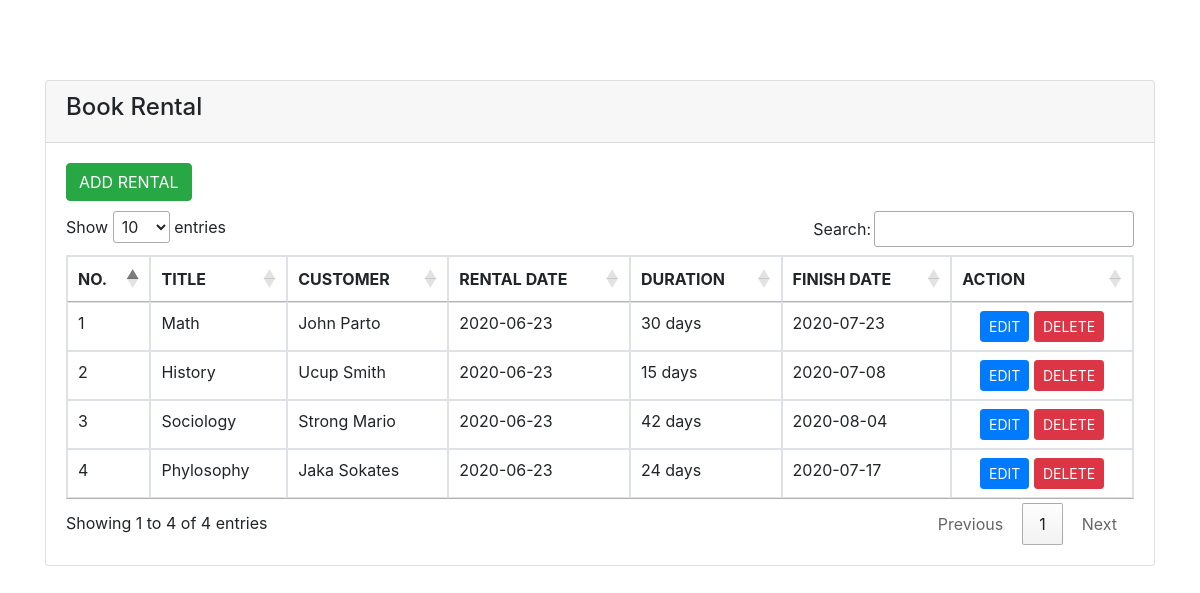
The page / on the database its author committed.
### tables this page shows
CREATE TABLE `tbl_rental` (
  `id` int(11) NOT NULL,
  `title` varchar(50) NOT NULL,
  `customer` varchar(100) NOT NULL,
  `rental_date` date NOT NULL,
  `duration` tinyint(4) NOT NULL
);

### index.php (the view, shortened to what this page needs)
<!DOCTYPE html>
<html lang="en">
  <head>
    <link rel="stylesheet" href="https://stackpath.bootstrapcdn.com/bootstrap/4.4.0/css/bootstrap.min.css">
    <link rel="stylesheet" href="//cdn.datatables.net/1.10.20/css/jquery.dataTables.min.css">
  </head>
  <body>
    <div class="container" style="margin-top: 80px">
      <div class="row">
        <div class="col-md-12">
          <div class="card">
            <div class="card-header">
              <h4>Book Rental</h4>
            </div>
            <div class="card-body">
              <a href="create.php" class="btn btn-md btn-success" style="margin-bottom: 10px">ADD RENTAL</a>
              <table class="table table-bordered" id="myTable">
                <thead>
                  <tr>
                    <th scope="col">NO.</th>
                    <th scope="col">TITLE</th>
                    <th scope="col">CUSTOMER</th>
                    <th scope="col">RENTAL DATE</th>
                    <th scope="col">DURATION</th>
                    <th scope="col">FINISH DATE</th>
                    <th scope="col">ACTION</th>
                  </tr>
                </thead>
                <tbody>
                  <?php
                      include('connection.php');
                      $no = 1;
                      $query = mysqli_query($connection,"SELECT * FROM tbl_rental");
                      while($row = mysqli_fetch_array($query)):
                        $finish_date = date('Y-m-d', strtotime($row['rental_date'] . "+ $row[duration] days"));
                      ?>
                  <tr>
                      <td><?php echo $no++ ?></td>
                      <td><?php echo $row['title'] ?></td>
                      <td><?php echo $row['customer'] ?></td>
                      <td><?php echo $row['rental_date']?></td>
                      <td><?php echo $row['duration']." days" ?></td>
                      <td><?php echo $finish_date ?></td>
                      <td class="text-center">
                        <a href="update.php?id=<?php echo $row['id'] ?>" class="btn btn-sm btn-primary">EDIT</a>
                        <a href="delete.php?id=<?php echo $row['id'] ?>" class="btn btn-sm btn-danger">DELETE</a>
                      </td>
                  </tr>
                <?php endwhile ?>
                </tbody>
              </table>
            </div>
          </div>
      </div>
    </div>
  </body>
</html>

### rows shown on the page
tbl_rental: title "Math", customer "John Parto", rental_date "2020-06-23", duration "30", finish_date "2020-07-23"
tbl_rental: title "History", customer "Ucup Smith", rental_date "2020-06-23", duration "15", finish_date "2020-07-08"
tbl_rental: title "Sociology", customer "Strong Mario", rental_date "2020-06-23", duration "42", finish_date "2020-08-04"
tbl_rental: title "Phylosophy", customer "Jaka Sokates", rental_date "2020-06-23", duration "24", finish_date "2020-07-17"
